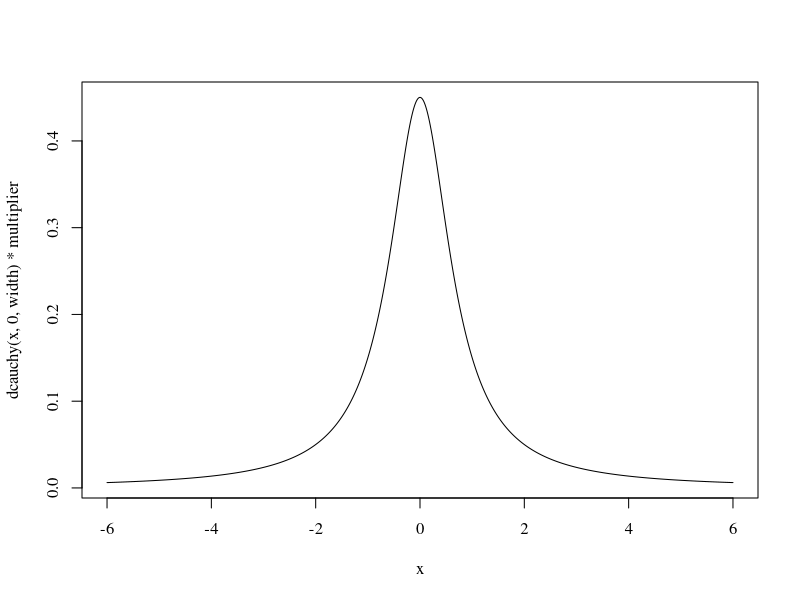
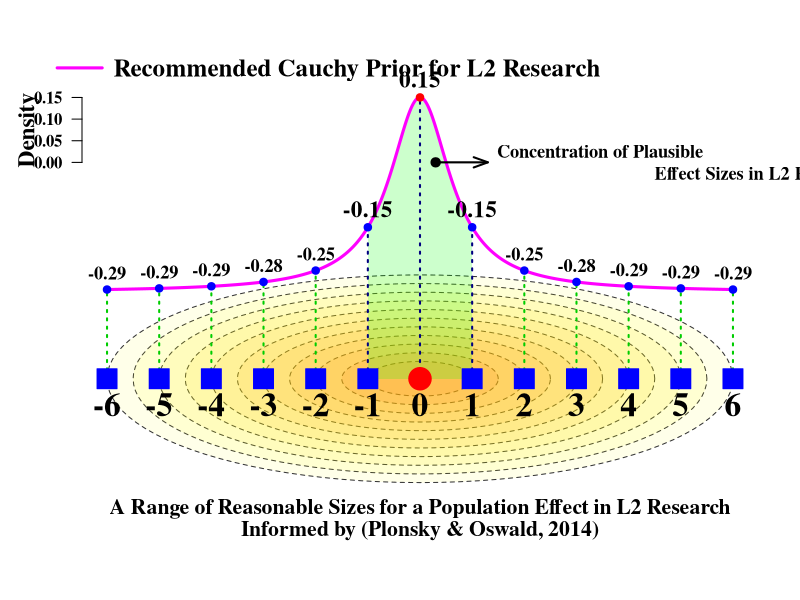

Reproduce these figures in R, in order.
Prior = function(type = "cauchy", half = FALSE, width = sqrt(2)/2){
			
	#INITIAL DATA
	el_x = 0
	el_y = -.5
	n = 11
	multiplier = 1
	el_a = seq(1, 6, length.out = n) #a values of ellipse
  el_b = seq(1/25, 6/25, length.out = n) #b values
			
	graphics.off()
	if(!require(plotrix)) install.packages("plotrix")
	library(plotrix)

    width = if(type== "cauchy" & width=="wide") {
        sqrt(2)/2
    } else if(type== "cauchy" & width=="medium") {
        1/2
    } else if(type== "cauchy" & width=="very wide") {
        1
    } else if(type== "normal" & is.character(width) ){
        stop(message(cat("You must provide a number")))
    } else {
        width
    }    
    
    par(family="serif")
    
    decimal <- function(x, k){        
        if(any(is.character(x))){
            return(x)
        }
		x_decimal = character(0)
		for (x_ind in seq_along(x)){
			if (abs(x[x_ind]) >= 1e+05 || abs(x[x_ind]) <= 1e-05){
				x_decimal[x_ind] = format(x[x_ind], digits = k+1, scientific = TRUE)
			} else {
				x_decimal[x_ind] = format(round(x[x_ind], k), nsmall = k, scientific = FALSE)
			}			
		}
		return(x_decimal)
    }
    
    #Retain only every other 'a' value	
    if (n %%2 !=0){ #When 'n' is odd
        el_a_2 = el_a[seq_along(el_a) %% 2 != 0]
    } else { #When 'n' is even
        el_a_2 = el_a[seq_along(el_a) %% 2 == 0]
    }
    
	#HALF
	if (half == TRUE){
		ff = el_x #The x_value where curve starts
		AA = c(el_x, el_x + el_a_2) #The x-values you need for segments
		AA2 = c(el_x - el_a_2, el_x, el_x + el_a_2) #x_values of points
		pol_ind = c(1,2) #index of x to cover with polygon
		seg_col = c(rep('navy', 3), rep('green3', length(AA) - 3))
		text_cex = c(rep(1.4, 2),
					rep(1.1, length(AA) - 2) )
		curve_points_col = c('red', rep('blue', 6))
		curve_points_bg = c('red', rep('blue', 6))
	} else{
		ff = min(el_x - el_a) #The x_value where curve starts
		AA = c(el_x - el_a_2, el_x, el_x + el_a_2) #The x-values you need for segments
		AA2 = c(el_x - el_a_2, el_x, el_x + el_a_2)
		pol_ind = c(ceiling(n/2), ceiling(n/2)+2)
		seg_col = c(rep('green3', floor(length(AA)-3)/2),
                     rep('navy', 3),
                     rep('green3', length(AA) - 3 - floor(length(AA)-3)/2))
		text_cex = c(rep(1.1, floor(length(AA)-3)/2),
					rep(1.4, 3),
					rep(1.1, length(AA) - 3 - floor(length(AA)-3)/2) )
		curve_points_col = c(rep('blue', 6), 'red', rep('blue', 6))
		curve_points_bg = c(rep('blue', 6), 'red', rep('blue', 6))
	}
	
    #Store curve in a variable for now
    cc = if(type == "cauchy"){
        curve(dcauchy(x, 0, width)*multiplier, ff, max(el_x + el_a), n = 1e4 )
    } else if(type == "normal") {
        curve(dnorm(x, mean = 0, sd = width)*multiplier, ff, max(el_x + el_a), n = 1e4 )
    } else {
        stop(message(cat("You need to define which prior you want to explore; *Normal* or *Cauchy*")))
    }
    
    AA = sort(AA) #To plot lines and points as you want
    
    #Calculate y-values from AA
    BB <- if(type == "cauchy"){
        dcauchy(AA, 0, width) * multiplier  #The y-values you need for segments    
    } else if(type == "normal") {    
        dnorm(AA, mean = 0, sd = width) * multiplier
    } else {
        stop( message( cat("You need to define which prior you want to explore; *Normal* or *Cauchy*")) )
    }
    
    Raise_curve = -.3
	
    BB = BB + Raise_curve #Raise BB
    
    plot(1, type = 'n', ann = F,
         xlim = c(min(el_x - el_a), max(el_x + el_a)),
         ylim = c(min(el_y - el_b), max(BB)), axes = FALSE)
    
    axis(side = 2, at = decimal( seq(0, max(BB), len = 4), 2), cex.axis = 1, font.axis = 2, las = 1 )
    
    # mtext("Density", side = 2, font = 2, cex = 1.6, line = 2)    
    draw.ellipse(x = rep(el_x, n), y = rep(el_y, n), 
                 a = el_a, b = el_b, 
                 lty = 2, border = 'gray20', col = heat.colors(13, alpha = .1))
    
	xx = seq(from = AA[pol_ind[1]], to = AA[pol_ind[2]], length.out = 1000)
    
    yy = if(type == "cauchy") {
        dcauchy(xx, 0, width)*multiplier    
    } else {
        dnorm(xx, mean = 0, sd = width)*multiplier
    }
    
    yy = yy + Raise_curve    
    
    polygon(c(AA[pol_ind[1]], xx, AA[pol_ind[2]]), c(el_y, yy, el_y), border = NA, col= adjustcolor('green', alpha.f = .2) )    
    lines(cc$x, cc$y + Raise_curve, lwd = 3, col = "magenta")    
    
    segments(x0 = AA, x1 = AA, y0 = el_y, y1 = BB, lty = 3, lwd = 2, col = seg_col)    
    
    points(AA2, rep(el_y, length(AA2) ), pch = c(rep(22, 6), 21, rep(22, 6)), 
           col = c(rep('blue', 6), 'red', rep('blue', 6)), bg = c(rep('blue', 6), 'red', rep('blue', 6)), 
           cex = 3)
    
    text(seq(-6, 6), rep(el_y - .06, length(AA2) ), -6:6, font = 2, cex = 2)
    
    text(AA, BB, labels = decimal(BB, 2), font = 2, cex = text_cex, col = 1, pos = 3, xpd = T )
    
    points(AA, BB, pch = 21, col = curve_points_col, bg = curve_points_bg, cex = 1)
    
    legend("topleft", ifelse(type == "cauchy" & width == sqrt(2)/2, 
                             "Recommended Cauchy Prior for L2 Research", 
                             ifelse(type == "cauchy" & width == 1, 
                                    "Standard Cauchy Prior", 
                                    ifelse(type == "cauchy" & width != 1 || 
                                               type == "cauchy" & width != sqrt(2)/2 || 
                                               type == "cauchy" & width !="wide",
                                           "Cauchy Prior", 
                                           ifelse(type == "normal" & width ==1, 
                                                  "Standard Normal", "Non-Standard Normal")))),
           lwd = 3, col = "magenta", bty = 'n', text.font = 2, cex = 1.5, inset = -.07, 
           xpd = T, x.intersp = .5, y.intersp = 0)
    
    arrows( .3, (BB[7]+BB[8])/2.3, 1.3, (BB[7]+BB[8])/1.7, code = 2, length = .15, angle = 20, lwd = 2 )
    
    points( .3, (BB[7]+BB[8])/2.3, pch = 21, bg = 1, cex = 1.1, lwd = 2 )    
    
    text( 3.45, (BB[7]+BB[8])/1.55, "Concentration of Plausible
								Effect Sizes in L2 Research", cex = 1.1, font = 2, xpd = T )
    
    text(-7.5, max(BB)/2, bquote(bold(Density)), cex = 1.4, srt = 90, xpd = T )
    mtext(side = 1, "A Range of Reasonable Sizes for a Population Effect in L2 Research", cex = 1.3, font = 2)
    mtext(side = 1, "Informed by (Plonsky & Oswald, 2014)", cex = 1.3, font = 2, line = 1.1)
}
# Example of use:
Prior(type = "cauchy", width = sqrt(2)/2, half = FALSE)